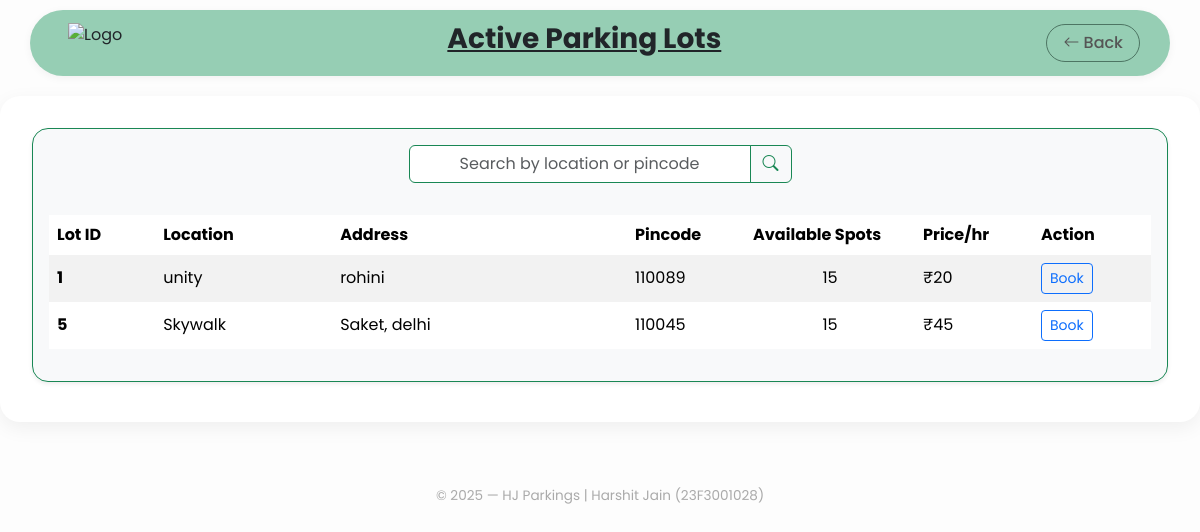
Before: /locations (signed in) with the older database file.
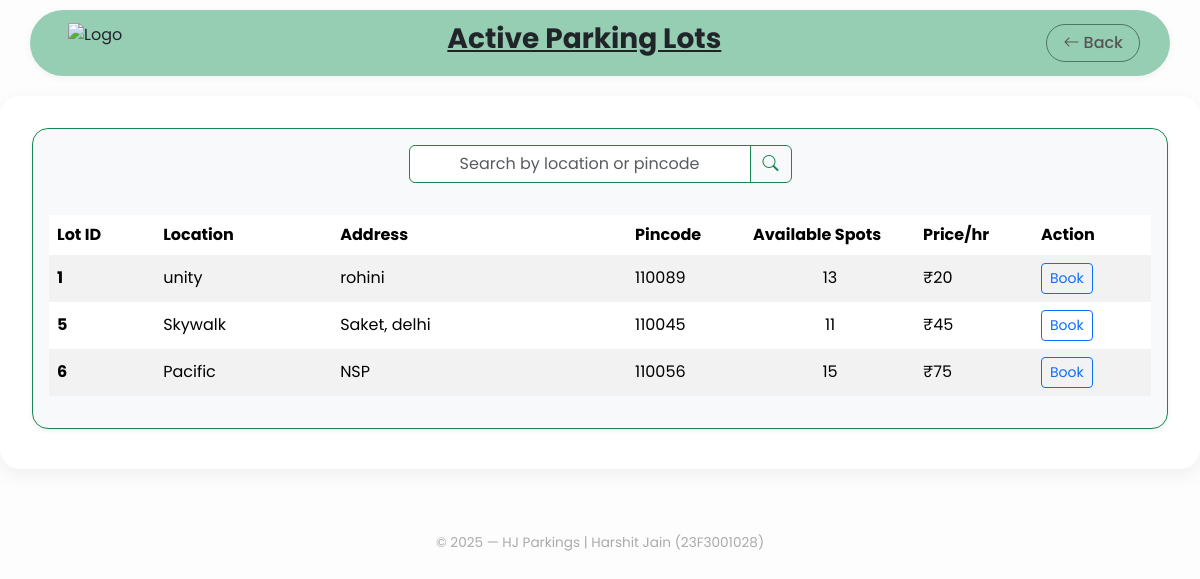
After: the same page with the newer database file.
### app/models/parking_lot.py (models this page shows, shortened)
class parking_lot(db.Model):
    __tablename__ = 'parking_lot'
    lot_id = db.Column(db.Integer, primary_key=True, autoincrement=True)
    location = db.Column(db.String(100), nullable=False)
    address = db.Column(db.String(250), nullable=False)
    pin_code = db.Column(db.Integer, nullable=False)
    total_spots = db.Column(db.Integer, nullable=False)
    price = db.Column(db.Integer, nullable=False)
    status = db.Column(db.String(20), default='active')  # 'active', 'deleted'
    spots = db.relationship('parking_spot', backref='lot', lazy=True)
    @property
    def available_spots(self):
        return len([spot for spot in self.spots if spot.is_active and spot.status != 'occupied'])

### app/models/parking_spot.py (models this page shows)
class parking_spot(db.Model):
    __tablename__ = 'parking_spot'
    spot_id = db.Column(db.Integer, primary_key=True, autoincrement=True)
    lot_id = db.Column(db.Integer, db.ForeignKey('parking_lot.lot_id', ondelete='RESTRICT', onupdate='CASCADE'))
    status = db.Column(db.String(20), nullable=False) # status = 'occupied' or 'available'
    is_active = db.Column(db.Boolean, default=True)  # True = exists, False = deleted

### app/routes/client.py (the view, shortened to what this page needs)
@client_bp.route('/locations', methods=['POST', 'GET'])
@user_authentication
def locations():
    filters = [parking_lot.status == 'active']  # Base filter
    data = parking_lot.query.filter(*filters).all()
    return render_template('client/locations.html', data=data)

### app/routes/client.py (called while the page is built)
def user_authentication(f):
    @wraps(f)
    def decorated_function(*args, **kwargs):
        if 'user' not in session:
            return redirect(url_for('auth.login'))
        return f(*args, **kwargs)
    return decorated_function

### app/templates/client/locations.html (shortened to what this page needs)
{% extends "client/base.html" %}
{% block back %} {{ url_for('client.dashboard') }}{%endblock%}
{% block heading %} Active Parking Lots {% endblock %}
{% block content %}
<div class="container col-lg-12 mb-2 border border-success rounded-4 shadow-sm p-3 bg-light">
<form action="{{ url_for('client.locations') }}" method="POST" class="d-flex justify-content-center align-items-center" role="search">
    <div class="input-group w-auto">
        <input type="text" id="searchbox" name="search_for" class="form-control text-center border-success" placeholder="Search by location or pincode" required>
        <button type="submit" class="btn btn-outline-success" aria-label="Search">
            <i class="bi bi-search"></i>
        </button>
    </div>
</form>
<div class="table-responsive mt-3">
<table class="table table-striped table-borderless align-middle table-hover mt-3 w-100">
    <thead>
        <tr>
            <th style="min-width: 90px;">Lot ID</th>
            <th style="min-width: 150px;">Location</th>
            <th style="min-width: 250px;">Address</th>
            <th style="min-width: 100px;">Pincode</th>
            <th style="min-width: 130px; ">Available Spots</th>
            <th style="min-width: 100px;">Price/hr</th>
            <th style="min-width: 100px;">Action</th>
        </tr>
    </thead>
    <tbody>
        {% for lot in data %}
        <tr>
            <th scope="row">{{ lot.lot_id }}</th>
            <td>{{ lot.location }}</td>
            <td>{{ lot.address }}</td>
            <td>{{ lot.pin_code }}</td>
            <td style="text-align: center;">{{ lot.available_spots }}</td>
            <td>₹{{ lot.price }}</td>
            <td>
                {% if lot.available_spots > 0 %}
                    <a href="{{ url_for('client.booking', lot_id=lot.lot_id) }}" class="btn btn-outline-primary btn-sm">Book</a>
                {% else %}
                    <span class="text-danger">Unavailable</span>
                {% endif %}
            </td>
        </tr>
        {% else %}
        <tr>
            <td colspan="7" class="text-center text-muted">No active lots found.</td>
        </tr>
        {% endfor %}
    </tbody>
</table>
</div>
</div>
{% endblock %}

Changed rows visible on the page:
changed through a linked row, parking_lot "unity": available_spots "15" → "13"
changed through a linked row, parking_lot "Skywalk": available_spots "15" → "11"
added parking_lot: lot_id "6", location "Pacific", address "NSP", pin_code "110056", available_spots "15", price "75"
